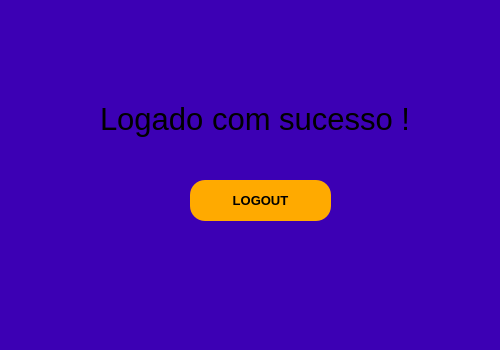
<?xml version="1.0" encoding="UTF-8"?>
<ui version="4.0">
 <class>MainWindow</class>
 <widget class="QMainWindow" name="MainWindow">
  <property name="geometry">
   <rect>
    <x>0</x>
    <y>0</y>
    <width>500</width>
    <height>350</height>
   </rect>
  </property>
  <property name="minimumSize">
   <size>
    <width>500</width>
    <height>350</height>
   </size>
  </property>
  <property name="maximumSize">
   <size>
    <width>500</width>
    <height>350</height>
   </size>
  </property>
  <property name="windowTitle">
   <string>MainWindow</string>
  </property>
  <property name="styleSheet">
   <string notr="true">background-color: rgb(60, 0, 180);</string>
  </property>
  <widget class="QWidget" name="centralwidget">
   <widget class="QLabel" name="label">
    <property name="geometry">
     <rect>
      <x>100</x>
      <y>100</y>
      <width>312</width>
      <height>37</height>
     </rect>
    </property>
    <property name="font">
     <font>
      <pointsize>23</pointsize>
      <weight>50</weight>
      <bold>false</bold>
      <kerning>true</kerning>
     </font>
    </property>
    <property name="text">
     <string>Logado com sucesso !!</string>
    </property>
   </widget>
   <widget class="QPushButton" name="pushButton">
    <property name="geometry">
     <rect>
      <x>190</x>
      <y>180</y>
      <width>141</width>
      <height>41</height>
     </rect>
    </property>
    <property name="font">
     <font>
      <family>Arial</family>
      <pointsize>10</pointsize>
      <weight>75</weight>
      <bold>true</bold>
     </font>
    </property>
    <property name="styleSheet">
     <string notr="true">background-color: rgb(255, 170, 0);
border-style: outset;
border-radius: 15px;</string>
    </property>
    <property name="text">
     <string>LOGOUT</string>
    </property>
   </widget>
  </widget>
  <widget class="QMenuBar" name="menubar">
   <property name="geometry">
    <rect>
     <x>0</x>
     <y>0</y>
     <width>500</width>
     <height>21</height>
    </rect>
   </property>
  </widget>
  <widget class="QStatusBar" name="statusbar"/>
 </widget>
 <resources/>
 <connections/>
</ui>
